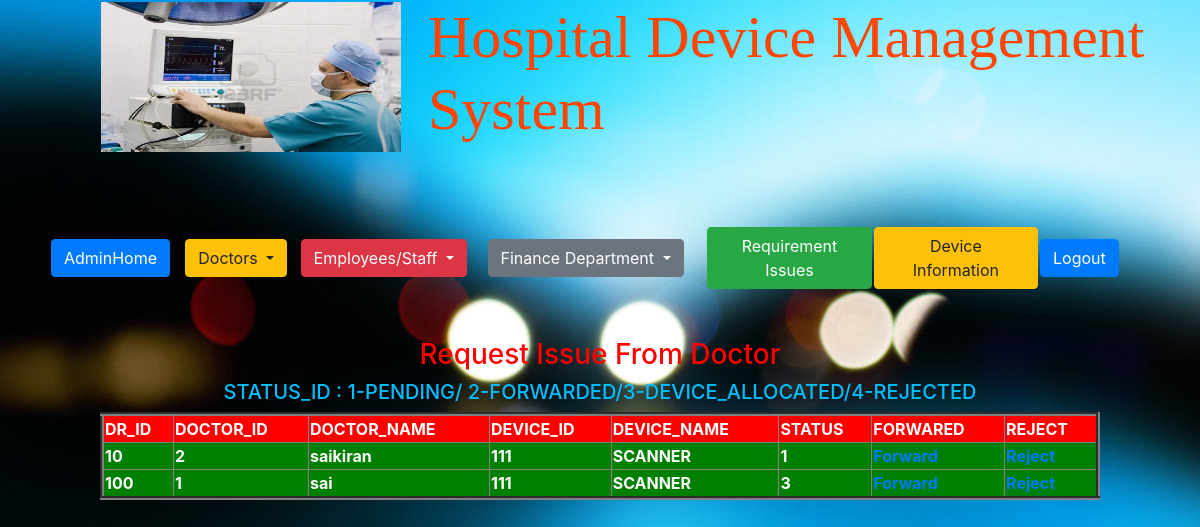
Page /HDMS_ADMIN/req_issue/ on the committed database.
### HDMS_ADMIN/models.py (models this page shows)
class DeviceRequest(models.Model):
    DR_ID=models.IntegerField(primary_key=True)
    DEVICE_ID=models.IntegerField()
    DEVICE_NAME=models.CharField(max_length=20,default=False)
    DOCTOR_ID=models.IntegerField()
    DOCTOR_NAME=models.CharField(max_length=20,default=False)
    STATUS_ID=models.IntegerField()

### HDMS_ADMIN/views.py (the view)
# urls.py: path('req_issue/',v.Req_Issue.as_view(),name="req_issue"),
class Req_Issue(View):
    def get(self,request):
        try:
            dr=DeviceRequest.objects.all()
            ds=Devices.objects.all()
        except:
            return render(request,"req_issue.html",{"msg":"NO REQUEST IS AVAILABLE"})
        else:
            return render(request,"req_issue.html",{"dr":dr,"msg":"NO REQUEST IS AVAILABLE"})

### templates/req_issue.html (shortened to what this page needs)
{% include 'hdms_adminhome.html' %}
<h3 align="center"style="color: red">Request Issue From Doctor</h3>
{% if dr %}
    <h5 align="center"style="color: deepskyblue">STATUS_ID : 1-PENDING/ 2-FORWARDED/3-DEVICE_ALLOCATED/4-REJECTED</h5>
<table align="center" border="4"style="color: white" width="1000">
    <tr bgcolor="red">
        <th>DR_ID</th>
        <th>DOCTOR_ID</th>
        <th>DOCTOR_NAME</th>
        <th>DEVICE_ID</th>
        <th>DEVICE_NAME</th>
        <th>STATUS</th>
        <th>FORWARED</th>
        <th>REJECT</th>
    </tr>
{% for x in dr %}
    <tr bgcolor="green">
        <th>{{ x.DR_ID}}</th>
        <th>{{ x.DOCTOR_ID }}</th>
        <th>{{ x.DOCTOR_NAME }}</th>
        <th>{{ x.DEVICE_ID }}</th>
        <th>{{ x.DEVICE_NAME }}</th>
        <th>{{ x.STATUS_ID }}</th>
        <th>
            <a href="{% url "forward" x.DR_ID %}">
            Forward
            </a>
        </th>
        <th><a href="{% url "reject" x.DR_ID %}">
            Reject
        </a>
        </th>
    </tr>
{% endfor %}
</table>
    {% else %}
    <h4 align="center" style="color: red">{{ msg }}</h4>
{% endif %}

### rows in the picture
DeviceRequest: DR_ID "10", DOCTOR_ID "2", DOCTOR_NAME "saikiran", DEVICE_ID "111", DEVICE_NAME "SCANNER", STATUS_ID "1"
DeviceRequest: DR_ID "100", DOCTOR_ID "1", DOCTOR_NAME "sai", DEVICE_ID "111", DEVICE_NAME "SCANNER", STATUS_ID "3"
